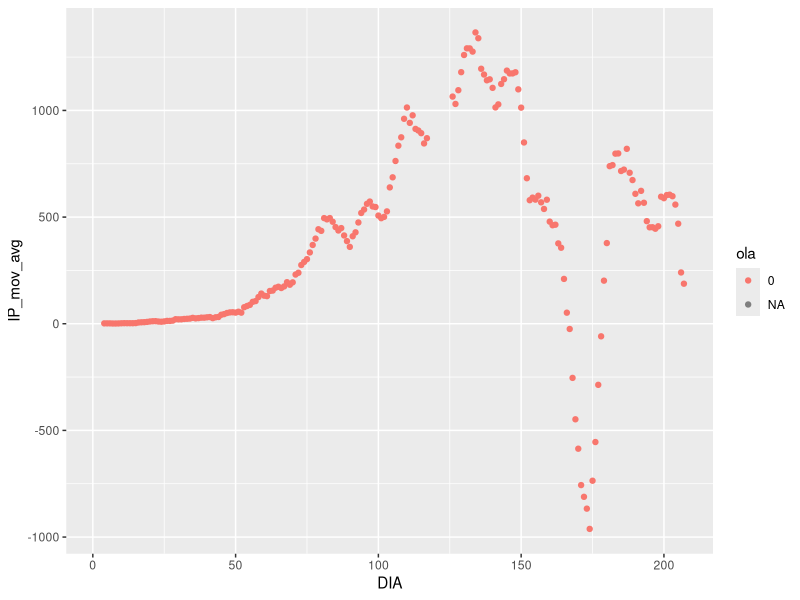
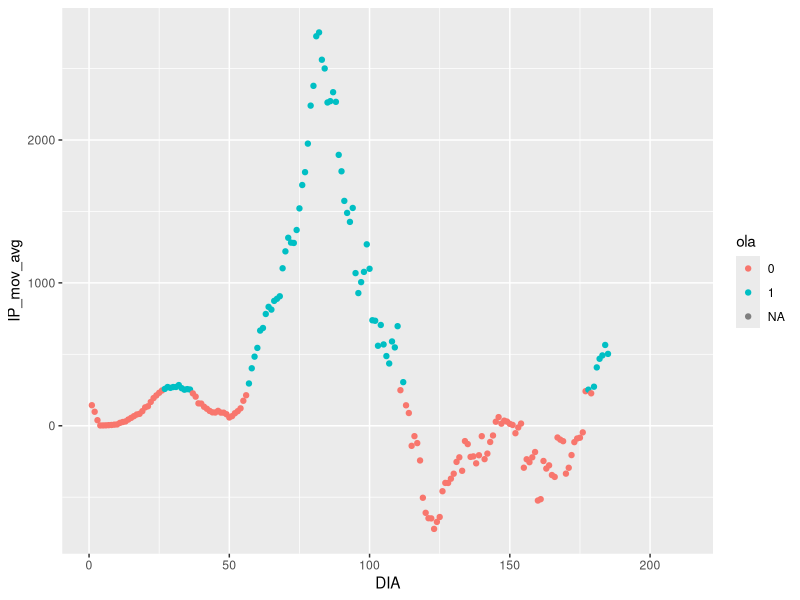
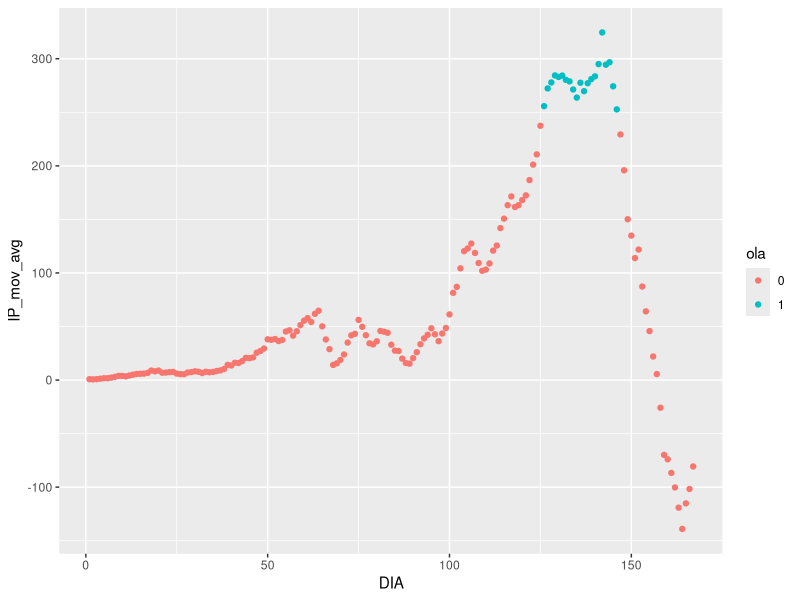
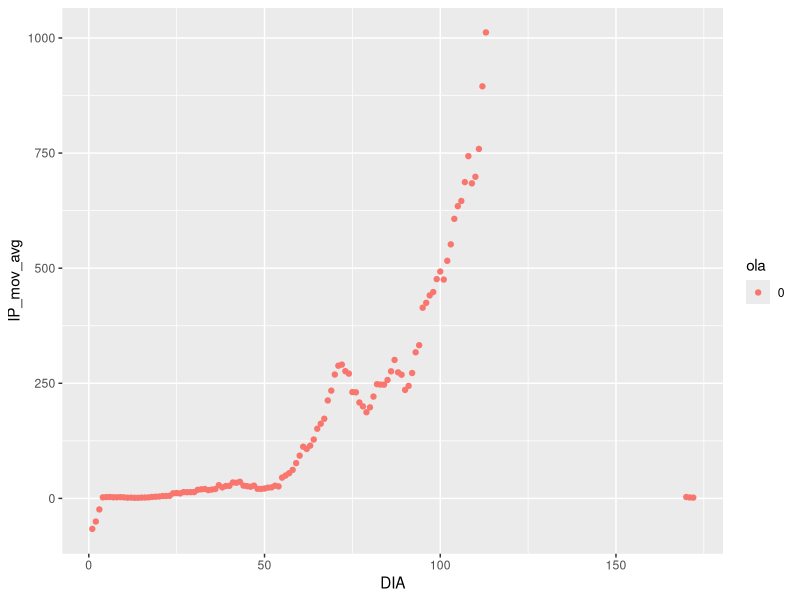
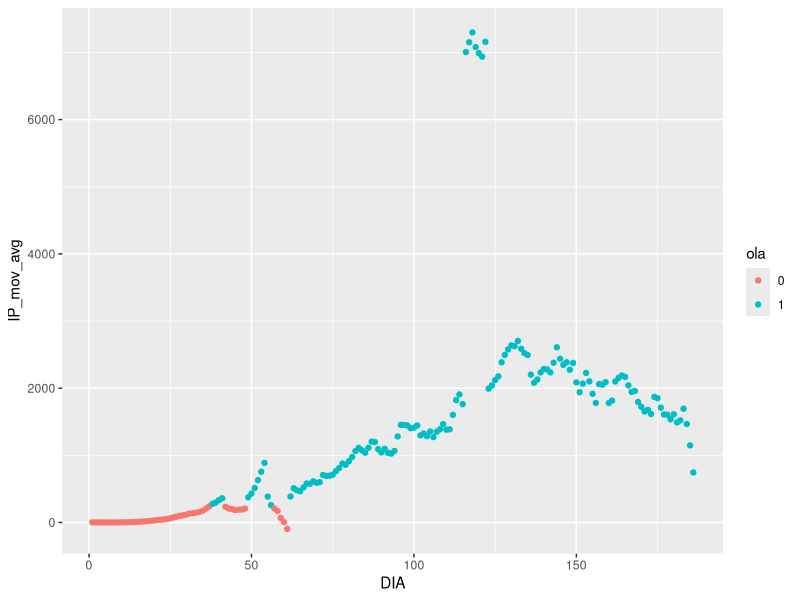
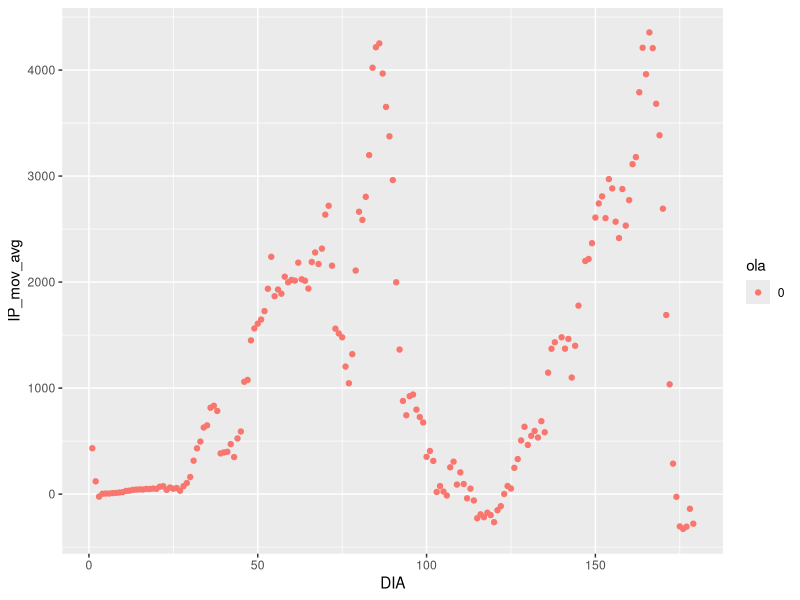
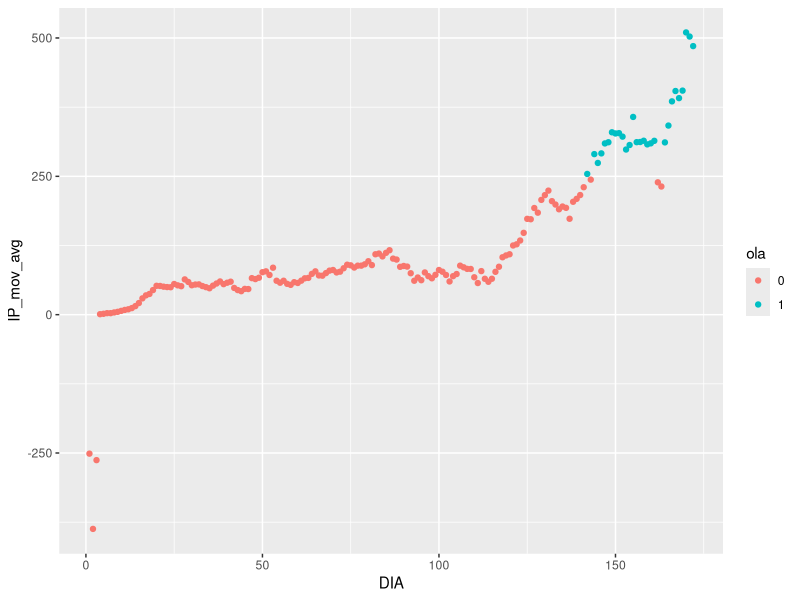
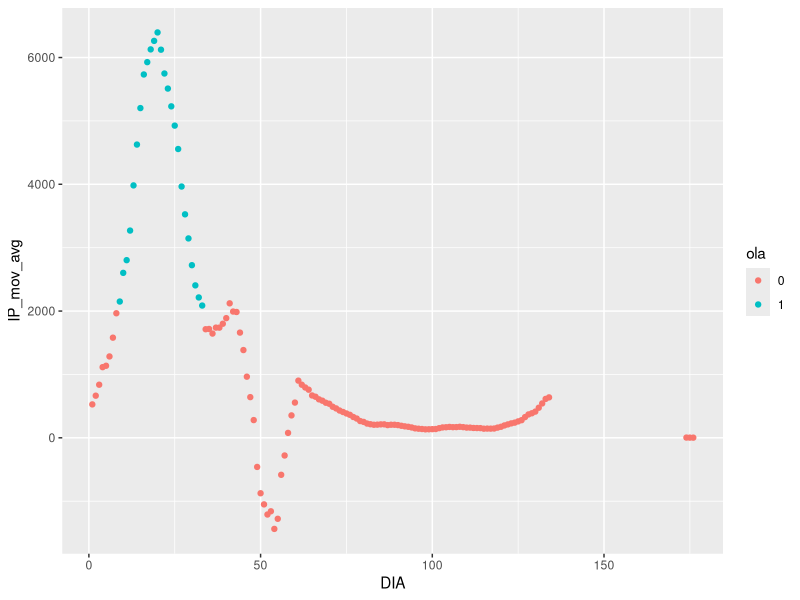

Reproduce these figures in R, in order.
# Paquetes
library(readr)
library(dplyr)
library(ggplot2)


# Datos
covid <- read_csv("./Data/covid_analysis.csv")

covid_tbl <- covid %>% 
  mutate(IP_mov_avg = case_when(
    COUNTRY == "BOLIVIA" & DIA %in% 118:125 ~ NA_real_,
    COUNTRY == "PERU" & DIA %in% c(139, 146) ~ NA_real_,
    COUNTRY == "MEXICO" & DIA %in% 116:125 ~ NA_real_,
    COUNTRY == "PUERTO RICO" & DIA %in% 1:3 ~ NA_real_,
    COUNTRY == "PARAGUAY" & DIA %in% 1:3 ~ NA_real_,
    TRUE ~ IP_mov_avg))

# EDA
covid_tbl %>% 
  filter(COUNTRY == "BOLIVIA") %>% 
  mutate(ola = ifelse(IP_mov_avg > 2000 & DIA < 40, '1', '0')) %>% 
  ggplot(aes(DIA, IP_mov_avg, col = ola)) +
  geom_point() 

covid %>% 
  filter(COUNTRY == "CHILE") %>% 
  mutate(ola = ifelse(IP_mov_avg > 250, '1', '0')) %>% 
  ggplot(aes(DIA, IP_mov_avg, col = ola)) +
  geom_point() 

# covid %>% 
#   filter(COUNTRY == "ECUADOR") %>% 
#   mutate(ola = ifelse(IP_mov_avg > 2000 & DIA < 40, '1', '0')) %>% 
#   ggplot(aes(DIA, IP_mov_avg, col = ola)) +
#   geom_point() 

covid %>% 
  filter(COUNTRY == "EL SALVADOR") %>% 
  mutate(ola = ifelse(IP_mov_avg > 250, '1', '0')) %>% 
  ggplot(aes(DIA, IP_mov_avg, col = ola)) +
  geom_point() 

covid %>% 
  filter(COUNTRY == "GUATEMALA") %>% 
  mutate(ola = ifelse(IP_mov_avg > 2000 & DIA < 40, '1', '0')) %>% 
  ggplot(aes(DIA, IP_mov_avg, col = ola)) +
  geom_point() 

covid %>% 
  filter(COUNTRY == "MEXICO") %>% 
  mutate(ola = ifelse(IP_mov_avg > 250, '1', '0')) %>% 
  ggplot(aes(DIA, IP_mov_avg, col = ola)) +
  geom_point() 

covid_tbl %>% 
  filter(COUNTRY == "PERU") %>% 
  mutate(ola = ifelse(IP_mov_avg > 2000 & DIA < 40, '1', '0')) %>% 
  ggplot(aes(DIA, IP_mov_avg, col = ola)) +
  geom_point() 

covid %>% 
  filter(COUNTRY == "PUERTO RICO") %>% 
  mutate(ola = ifelse(IP_mov_avg > 250, '1', '0')) %>% 
  ggplot(aes(DIA, IP_mov_avg, col = ola)) +
  geom_point() 

covid %>% 
  filter(COUNTRY == "SPAIN") %>% 
  mutate(ola = ifelse(IP_mov_avg > 2000 & DIA < 40, '1', '0')) %>% 
  ggplot(aes(DIA, IP_mov_avg, col = ola)) +
  geom_point() 

covid %>% 
  filter(COUNTRY == "URUGUAY") %>% 
  mutate(ola = ifelse(IP_mov_avg > 250, '1', '0')) %>% 
  ggplot(aes(DIA, IP_mov_avg, col = ola)) +
  geom_point() 

covid %>% 
  filter(COUNTRY == "NETHERLAND") %>% 
  mutate(ola = ifelse(IP_mov_avg > 250, '1', '0')) %>% 
  ggplot(aes(DIA, IP_mov_avg, col = ola)) +
  geom_point() 

covid %>% 
  filter(COUNTRY == "COLOMBIA") %>% 
  mutate(ola = ifelse(IP_mov_avg > 2000 & DIA < 40, '1', '0')) %>% 
  ggplot(aes(DIA, IP_mov_avg, col = ola)) +
  geom_point() 

covid %>% 
  filter(COUNTRY == "BRAZIL") %>% 
  mutate(ola = ifelse(IP_mov_avg > 250, '1', '0')) %>% 
  ggplot(aes(DIA, IP_mov_avg, col = ola)) +
  geom_point() 

covid %>% 
  filter(COUNTRY == "PARAGUAY") %>% 
  mutate(ola = ifelse(IP_mov_avg > 250, '1', '0')) %>% 
  ggplot(aes(DIA, IP_mov_avg, col = ola)) +
  geom_point() 

# all countries IP
options(scipen = 999)

covid_tbl %>% 
  mutate(IP_mov_avg_pop = IP_mov_avg/POP) %>% 
  ggplot(aes(DIA, IP_mov_avg_pop)) +
  # geom_point(size = .5, alpha = .9) +
  geom_line(aes(col = COUNTRY), size = 1.5) + 
  facet_wrap(~COUNTRY, nrow = 2) +
  theme_bw() +
  theme(legend.position = "none")

covid_tbl %>% 
  ggplot(aes(DIA, R0_14)) +
  # geom_point(size = .5, alpha = .9) +
  geom_line(aes(col = COUNTRY), size = 1.5) + 
  facet_wrap(~COUNTRY, nrow = 2) +
  theme_bw() +
  theme(legend.position = "none")

covid_tbl %>% 
  mutate(CONTAGIADOS_MA_pop = CONTAGIADOS_MA/POP * 1000000) %>% 
  ggplot(aes(DIA, CONTAGIADOS_MA_pop)) +
  # geom_point(size = .5, alpha = .9) +
  geom_line(aes(col = COUNTRY), size = 1.5) + 
  facet_wrap(~COUNTRY, nrow = 2) +
  theme_bw() +
  theme(legend.position = "none")
